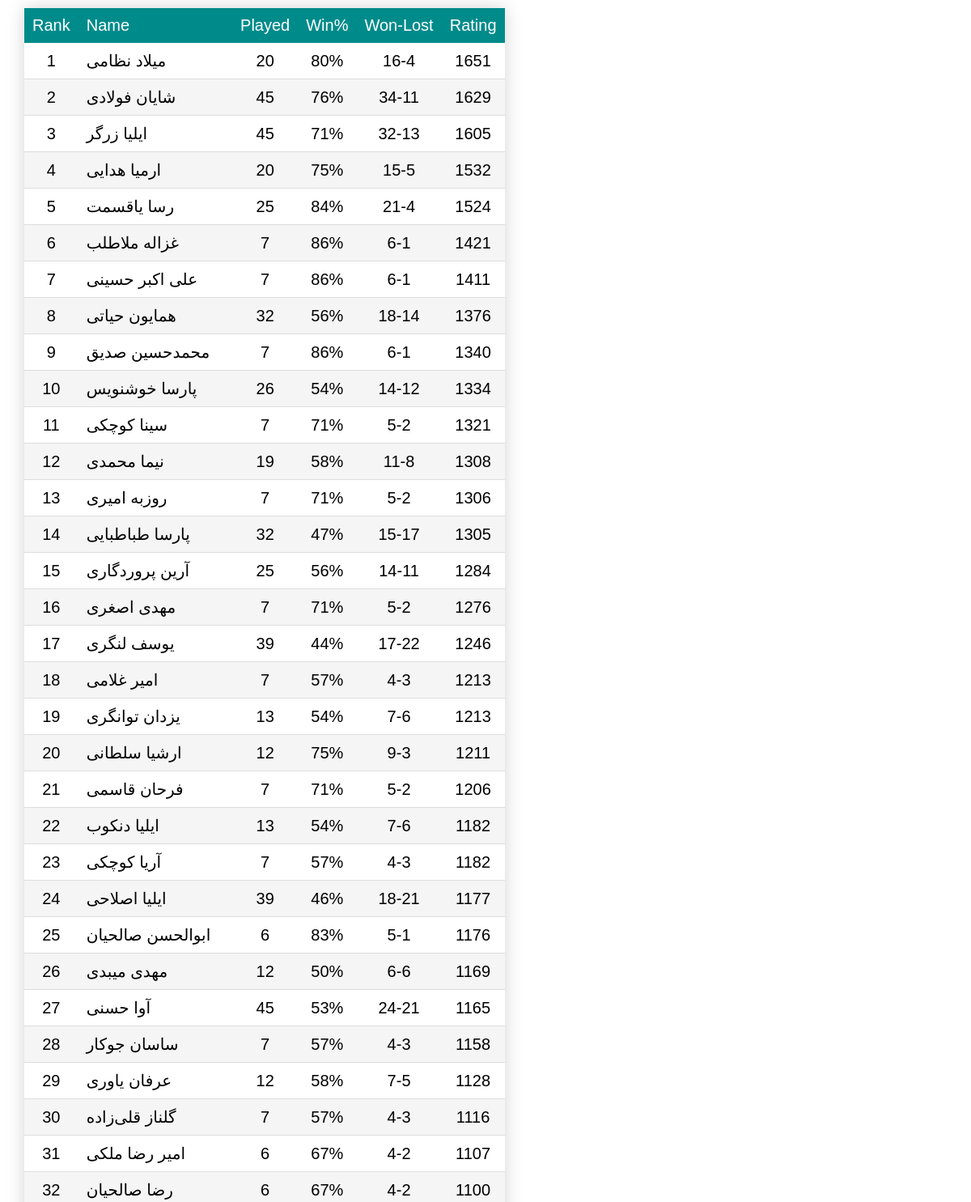
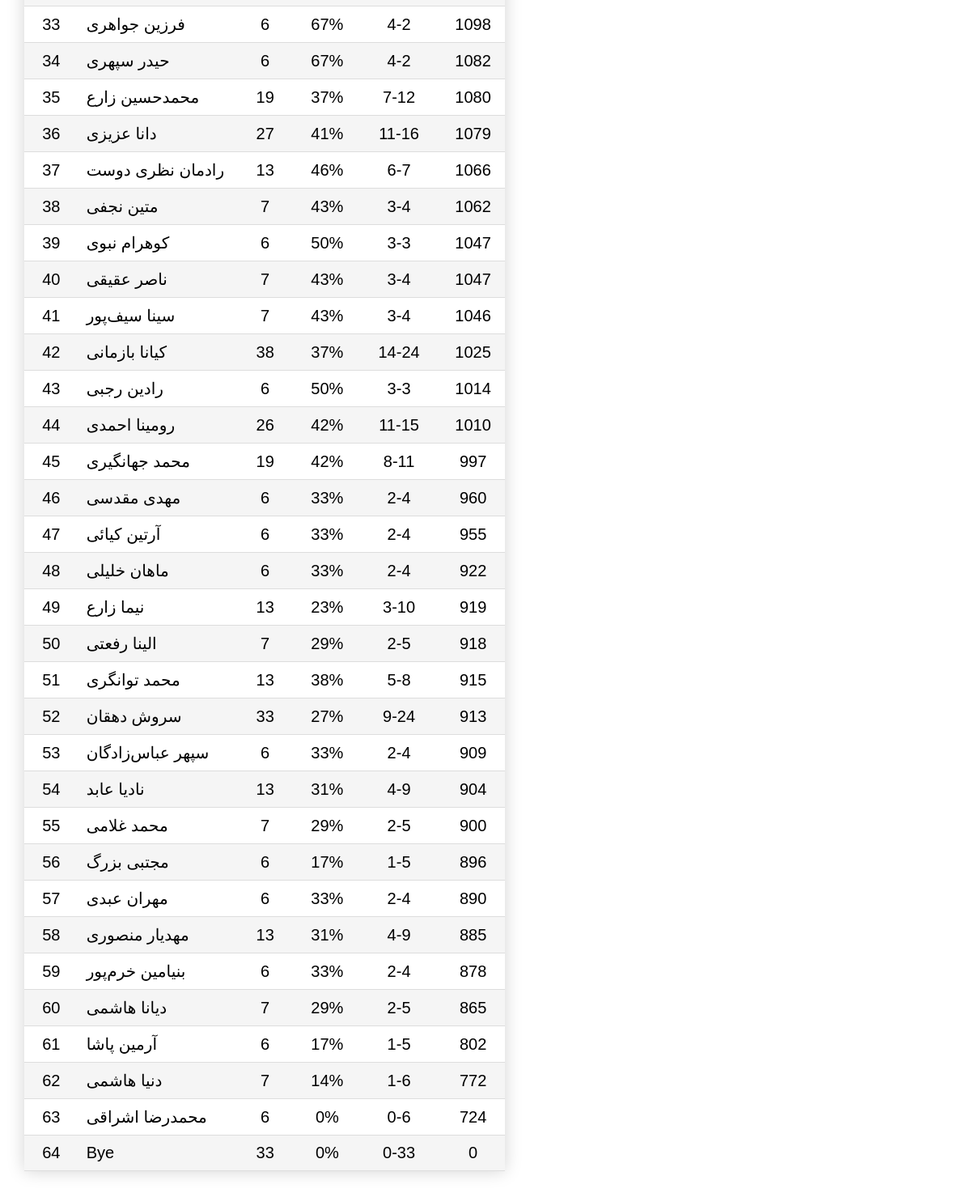
/ratings/, run on the app's committed database (2 pictures, top to bottom).
### app/models.py (models this page shows)
class Player(models.Model):
    firstname = models.CharField(max_length=20)
    lastname = models.CharField(max_length=30)
    class Meta:
        unique_together = ['firstname', 'lastname']
    def __str__(self):
        return self.firstname+' '+self.lastname

### app/views.py (the view)
# urls.py: path('ratings/', views.ratings, name='ratings'),
def ratings(request, tournamentIds=None):
    players_list = init_ratings(101, 102, 103, 104, 105, 106, 107)
    for player in players_list.items():
        player[1]['winPct'] = player[1]['won']/player[1]['played']*100 if player[1]['played'] else 0
    print(players_list)
    context = {'players_list': players_list}
    return render(request, 'ratings.html', context=context)

### app/views.py (called while the page is built)
def points(won, drawn, lost, sport='Table Tennis'):
    return 2*won+1*lost

def tiebreak(Sa, Sb, Pa, Pb):
    tiebreak = Pb if Sa > Sb else 0.5*Sb if Sa == Sb else 0
    return tiebreak

def rating_change(Sa, Sb, Ra, Rb, K=100):
    if (Rb == 0 and Sa > Sb) or (Ra == 0 and Sa < Sb):
        return 0
    S = 1 if Sa > Sb else (0 if Sa < Sb else 0.5)
    Ea = (10**(Ra/400))/(10**(Ra/400)+10**(Rb/400))
    return K*(S-Ea)

### app/templates/ratings.html (shortened to what this page needs)
{% extends "template.html" %}
{% load static %}
{% block content %}
<div style="display: flex; flex-wrap: wrap;">
    <div>
        <table id="tbRatings" class="styled-table">
            <thead>
                <tr>
                    <td>Rank</td>
                    <td>Name</td>
                    <td>Played</td>
                    <td>Win%</td>
                    <td nowrap>Won-Lost</td>
                    <td nowrap>Rating</td>
                </tr>
            </thead>
            <tbody>
                {% for id, player in players_list.items %}
                <tr>
                    <td>{{ forloop.counter }}</td>
                    <td nowrap align="left">{{ player.name }}</td>
                    <td nowrap>{{ player.played }}</td>
                    <td nowrap>{{ player.winPct|floatformat:0 }}%</td>
                    <td nowrap>{{ player.won }}-{{ player.lost }}</td>
                    <td nowrap>{{ player.rating|floatformat:0 }}</td>
                </tr>
                {% endfor %}
            </tbody>
        </table>
    </div>
</div>
{% endblock %}

### app/static/style.css (style rules this page uses)
body { font-family: Calibri, Arial, sans-serif; font-size: 20px; margin: 0px 20px; }
* { font-family: Calibri, Arial, sans-serif; font-size: 20px; }

### app/templates/ratings.html (style rules this page uses)
.styled-table { border-collapse: collapse; margin: 10px; box-shadow: 0 0 20px lightgray; }
.styled-table thead tr { background-color: darkcyan; color: white; text-align: left; }
.styled-table tbody tr { border-bottom: 1px solid #dddddd; text-align: center; }
.styled-table th, .styled-table td { padding: 10px; }
.styled-table tbody tr:nth-of-type(even) { background-color: whitesmoke; }

### data on the page
Player: name "Bye", played "33", winPct "0", won "0", lost "33", rating "0"

### other printed values
{{ player.name }} "میلاد نظامی" "شایان فولادی" "ایلیا زرگر" "ارمیا هدایی" "رسا یاقسمت" "غزاله ملاطلب" "علی اکبر حسینی" "همایون حیاتی" "محمدحسین صدیق" "پارسا خوشنویس" "سینا کوچکی" "نیما محمدی" "روزبه امیری" "پارسا طباطبایی" "آرین پروردگاری" "مهدی اصغری" "یوسف لنگری" "امیر غلامی" "یزدان توانگری" "ارشیا سلطانی" "فرحان قاسمی" "ایلیا دنکوب" "آریا کوچکی" "ایلیا اصلاحی" "ابوالحسن صالحیان" "مهدی میبدی" "آوا حسنی" "ساسان جوکار" "عرفان یاوری" "گلناز قلی‌زاده" "امیر رضا ملکی" "رضا صالحیان" "فرزین جواهری" "حیدر سپهری" "محمدحسین زارع" "دانا عزیزی" "رادمان نظری دوست" "متین نجفی" "کوهرام نبوی" "ناصر عقیقی" "سینا سیف‌پور" "کیانا بازمانی" "رادین رجبی" "رومینا احمدی" "محمد جهانگیری" "مهدی مقدسی" "آرتین کیائی" "ماهان خلیلی" "نیما زارع" "الینا رفعتی" "محمد توانگری" "سروش دهقان" "سپهر عباس‌زادگان" "نادیا عابد" "محمد غلامی" "مجتبی بزرگ" "مهران عبدی" "مهدیار منصوری" "بنیامین خرم‌پور" "دیانا هاشمی" "آرمین پاشا" "دنیا هاشمی" "محمدرضا اشراقی"
{{ player.played }} "20" "45" "45" "20" "25" "7" "7" "32" "7" "26" "7" "19" "7" "32" "25" "7" "39" "7" "13" "12" "7" "13" "7" "39" "6" "12" "45" "7" "12" "7" "6" "6" "6" "6" "19" "27" "13" "7" "6" "7" "7" "38" "6" "26" "19" "6" "6" "6" "13" "7" "13" "33" "6" "13" "7" "6" "6" "13" "6" "7" "6" "7" "6"
{{ player.winPct|floatformat:0 }} "80" "76" "71" "75" "84" "86" "86" "56" "86" "54" "71" "58" "71" "47" "56" "71" "44" "57" "54" "75" "71" "54" "57" "46" "83" "50" "53" "57" "58" "57" "67" "67" "67" "67" "37" "41" "46" "43" "50" "43" "43" "37" "50" "42" "42" "33" "33" "33" "23" "29" "38" "27" "33" "31" "29" "17" "33" "31" "33" "29" "17" "14" "0"
{{ player.won }} "16" "34" "32" "15" "21" "6" "6" "18" "6" "14" "5" "11" "5" "15" "14" "5" "17" "4" "7" "9" "5" "7" "4" "18" "5" "6" "24" "4" "7" "4" "4" "4" "4" "4" "7" "11" "6" "3" "3" "3" "3" "14" "3" "11" "8" "2" "2" "2" "3" "2" "5" "9" "2" "4" "2" "1" "2" "4" "2" "2" "1" "1" "0"
{{ player.lost }} "4" "11" "13" "5" "4" "1" "1" "14" "1" "12" "2" "8" "2" "17" "11" "2" "22" "3" "6" "3" "2" "6" "3" "21" "1" "6" "21" "3" "5" "3" "2" "2" "2" "2" "12" "16" "7" "4" "3" "4" "4" "24" "3" "15" "11" "4" "4" "4" "10" "5" "8" "24" "4" "9" "5" "5" "4" "9" "4" "5" "5" "6" "6"
{{ player.rating|floatformat:0 }} "1651" "1629" "1605" "1532" "1524" "1421" "1411" "1376" "1340" "1334" "1321" "1308" "1306" "1305" "1284" "1276" "1246" "1213" "1213" "1211" "1206" "1182" "1182" "1177" "1176" "1169" "1165" "1158" "1128" "1116" "1107" "1100" "1098" "1082" "1080" "1079" "1066" "1062" "1047" "1047" "1046" "1025" "1014" "1010" "997" "960" "955" "922" "919" "918" "915" "913" "909" "904" "900" "896" "890" "885" "878" "865" "802" "772" "724"
